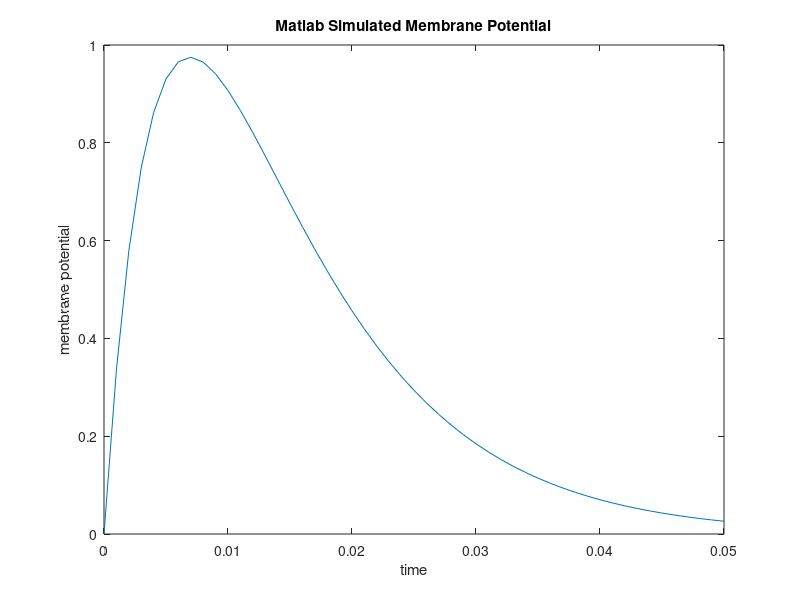

Recreate this plot in MATLAB.
x = 0:0.001:0.05;
y = exp(-100*x)-exp(-200*x);
z = 20*0.195*y;
plot(x,z)
xlabel('time')
ylabel('membrane potential')
title('Matlab Simulated Membrane Potential')